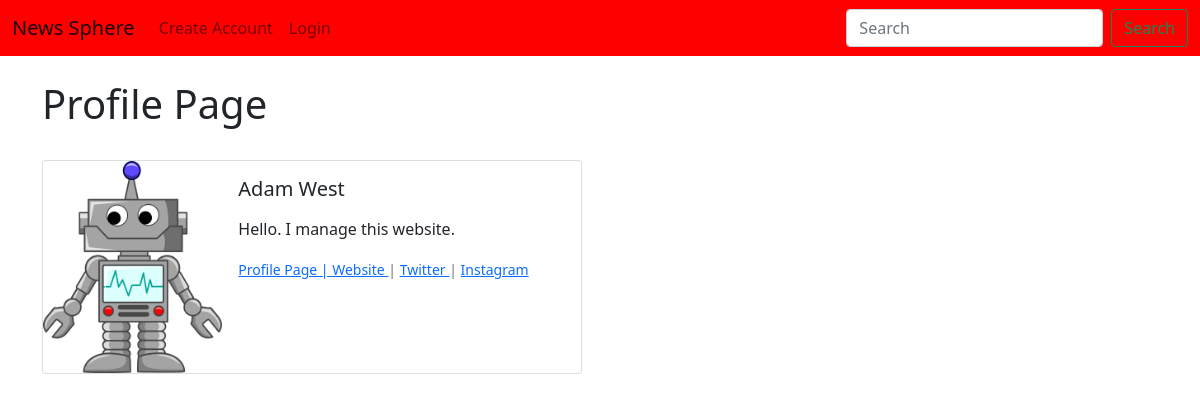
/members/1/profile/, run on the app's committed database.
### posts/models.py (models this page shows, shortened)
class Profile(models.Model):
    user = models.OneToOneField(User, null=True, on_delete=models.CASCADE)
    bio = RichTextField(blank=True, null=True, max_length=5000)
    profile_pic = models.ImageField(null=True, blank=True, upload_to='uploads/profile')
    website_url = models.CharField(max_length=255, null=True, blank=True)
    facebook_url = models.CharField(max_length=255, null=True, blank=True)
    twitter_url = models.CharField(max_length=255, null=True, blank=True)
    instagram_url = models.CharField(max_length=255, null=True, blank=True)

### members/views.py (the view)
# urls.py: path('<int:pk>/profile/', views.ProfilePageView.as_view(), name='profile_page'),
class ProfilePageView(generic.DetailView):
    model = Profile
    template_name = 'registration/profile_page.html'
    def get_context_data(self, **kwargs):
        context = super().get_context_data(**kwargs)
        page_user = get_object_or_404(Profile, id=self.kwargs['pk'])
        context['page_user'] = page_user
        return context

### members/templates/registration/profile_page.html (shortened to what this page needs)
{% extends 'base.html' %}
{% load static %}
{% block content %}
<h1> Profile Page </h1>
         <br>
        <div class="card mb-3" style="max-width: 540px;">
          <div class="row g-0">
            <div class="col-md-4">
                {% if page_user.profile_pic %}
                    <img src="{{ page_user.profile_pic.url }}" class="img-fluid rounded-start">
                {% else %}
                    <img src="{% static 'mysite/images/Default_pfp.jpg' %}" class="img-fluid rounded-start">
                {% endif %}
            </div>
            <div class="col-md-8">
              <div class="card-body">
                <h5 class="card-title">{{ page_user.user.first_name }} {{ page_user.user.last_name }}</h5>
                <p class="card-text"> {{ page_user.bio|safe }} </p>
                <p class="card-text"><small class="text-muted">
                    <a href="{% url 'members:profile_page' page_user.id %}"> Profile Page | </a>
                    {% if page_user.website_url %}
                        <a href="{{ page_user.website_url }}"> Website </a> |
                    {% endif %}
                    {% if page_user.twitter_url %}
                        <a href="{{ page_user.twitter_url }}"> Twitter </a> |
                    {% endif %}
                    {% if page_user.instagram_url %}
                        <a href="{{ page_user.instagram_url }}"> Instagram </a>
                    {% endif %}
                </small></p>
              </div>
            </div>
          </div>
        </div>
{% endblock %}

### data on the page
Profile: profile_pic (picture), user.first_name "Adam", user.last_name "West", bio "Hello. I manage this website."
